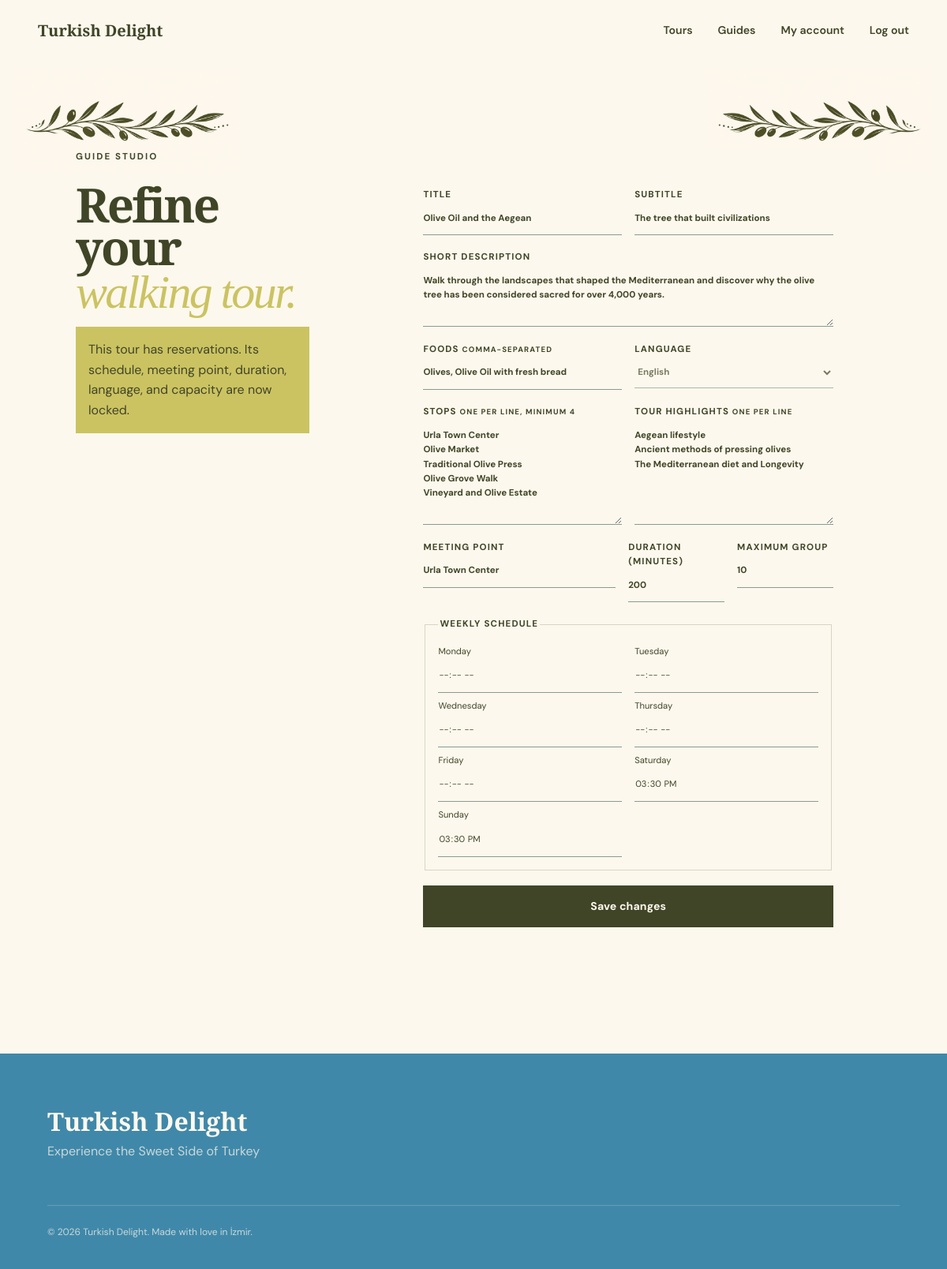
Screenshot of /guide/tour/6/edit (signed in) with the database file from the repository.
### tables this page shows
CREATE TABLE tours (
  id INTEGER PRIMARY KEY AUTOINCREMENT, guide_id INTEGER NOT NULL REFERENCES users(id),
  title TEXT NOT NULL, subtitle TEXT NOT NULL, description TEXT NOT NULL, story TEXT NOT NULL,
  final_message TEXT NOT NULL, foods TEXT NOT NULL, stops TEXT NOT NULL, story_points TEXT NOT NULL,
  meeting_point TEXT NOT NULL, duration INTEGER NOT NULL CHECK(duration > 0),
  language TEXT NOT NULL, capacity INTEGER NOT NULL CHECK(capacity > 0)
);

CREATE TABLE schedules (
  tour_id INTEGER NOT NULL REFERENCES tours(id) ON DELETE CASCADE,
  weekday INTEGER NOT NULL CHECK(weekday BETWEEN 0 AND 6), start_time TEXT NOT NULL,
  PRIMARY KEY(tour_id, weekday)
);

### app.py (the view, shortened to what this page needs)
@app.route("/guide/tour/<int:tour_id>/edit", methods=["GET", "POST"])
@role_required("guide")
def edit_tour(tour_id):
    db = get_db()
    row = tourdb.get_tour(db, tour_id, current_user.id)
    if not row: abort(404)
    has_reservations = tourdb.has_tour_reservations(db, tour_id)
    schedule = tourdb.schedule_map(db, tour_id)
    return render_template("tour_form.html", tour=tour_from_row(row), languages=current_user.languages,
                           schedule=schedule, locked=has_reservations)

### app.py (called while the page is built)
def get_db():
    if "db" not in g:
        g.db = sqlite3.connect(DATABASE)
        g.db.row_factory = sqlite3.Row
        g.db.execute("PRAGMA foreign_keys = ON")
    return g.db

@login_manager.user_loader
def load_user(user_id):
    return userdb.get_user(get_db(), user_id)

def csrf_token():
    if "csrf_token" not in session:
        session["csrf_token"] = secrets.token_hex(24)
    return session["csrf_token"]

@app.before_request
def verify_csrf():
    if request.method == "POST" and request.form.get("csrf_token") != session.get("csrf_token"):
        abort(400, "Invalid or missing form token.")

def role_required(role):
    def decorator(view):
        @wraps(view)
        @login_required
        def wrapped(*args, **kwargs):
            if current_user.role != role:
                abort(403)
            return view(*args, **kwargs)
        return wrapped
    return decorator

def tour_images(tour_id):
    files = sorted((BASE_DIR / "static").glob(f"Tour{tour_id}_*"))
    return [f.name for f in files if f.is_file()]

def guide_image(filename):
    filename = filename or DEFAULT_GUIDE_IMAGE
    relative = Path(filename)
    if relative.is_absolute() or ".." in relative.parts:
        return DEFAULT_GUIDE_IMAGE
    return filename if (BASE_DIR / "static" / relative).is_file() else DEFAULT_GUIDE_IMAGE

def tour_from_row(row):
    tour = dict(row)
    tour["foods"] = json.loads(tour["foods"])
    tour["stops"] = json.loads(tour["stops"])
    tour["story_points"] = json.loads(tour["story_points"])
    tour["images"] = tour_images(tour["id"])
    tour["guide_image"] = guide_image(tour.get("guide_image"))
    return tour

### tourdb.py (called while the page is built)
def get_tour(db, tour_id, guide_id=None):
    query = "SELECT * FROM tours WHERE id=?"
    params = [tour_id]
    if guide_id is not None:
        query += " AND guide_id=?"
        params.append(guide_id)
    return db.execute(query, params).fetchone()

def schedules_for_tour(db, tour_id):
    return db.execute(
        "SELECT weekday,start_time FROM schedules WHERE tour_id=? ORDER BY weekday", (tour_id,)
    ).fetchall()

def schedule_map(db, tour_id):
    return {row["weekday"]: row["start_time"] for row in schedules_for_tour(db, tour_id)}

def has_tour_reservations(db, tour_id):
    return bool(db.execute("SELECT 1 FROM reservations WHERE tour_id=?", (tour_id,)).fetchone())

### userdb.py (called while the page is built)
def get_user(db, user_id):
    row = db.execute("SELECT * FROM users WHERE id=?", (user_id,)).fetchone()
    return User(row) if row else None

### templates/tour_form.html (shortened to what this page needs)
{% extends "base.html" %}
{% block content %}
  <section class="form-page">
    <img
      class="tour-form-decoration tour-form-decoration-left"
      src="{{ url_for('static', filename='decoration2.png') }}"
      alt=""
      aria-hidden="true"
    >
    <img
      class="tour-form-decoration tour-form-decoration-right"
      src="{{ url_for('static', filename='decoration2.png') }}"
      alt=""
      aria-hidden="true"
    >
    <div>
      <p class="eyebrow">Guide studio</p>
      <h1>{{ 'Refine your' if tour else 'Create a new' }}<br><em>walking tour.</em></h1>
      {% if locked %}
        <p class="notice">
          This tour has reservations. Its schedule, meeting point, duration, language, and capacity are now locked.
        </p>
      {% endif %}
    </div>
    <form method="post" enctype="multipart/form-data" class="editor-form">
      <div class="form-row">
        <label>
          Title
          <input name="title" required value="{{ tour.title if tour else '' }}">
        </label>
        <label>
          Subtitle
          <input name="subtitle" required value="{{ tour.subtitle if tour else '' }}">
        </label>
      </div>
      <label>
        Short description
        <textarea name="description" rows="3" required>{{ tour.description if tour else '' }}</textarea>
      </label>
      <div class="form-row">
        <label>
          Foods <small>comma-separated</small>
          <input name="foods" value="{{ tour.foods|join(', ') if tour else '' }}">
        </label>
        <label>
          Language
          <select name="language" required {% if locked %}disabled{% endif %}>
            {% for language in languages %}
              <option {% if tour and tour.language == language %}selected{% endif %}>{{ language }}</option>
            {% endfor %}
          </select>
        </label>
      </div>
      <div class="form-row">
        <label>
          Stops <small>one per line, minimum 4</small>
          <textarea name="stops" rows="6" required>{{ tour.stops|join('\n') if tour else '' }}</textarea>
        </label>
        <label>
          Tour highlights <small>one per line</small>
          <textarea name="story_points" rows="6">{{ tour.story_points|join('\n') if tour else '' }}</textarea>
        </label>
      </div>
      <div class="form-row three">
        <label>
          Meeting point
          <input
            name="meeting_point"
            required
            value="{{ tour.meeting_point if tour else '' }}"
            {% if locked %}readonly{% endif %}
          >
        </label>
        <label>
          Duration (minutes)
          <input
            type="number"
            name="duration"
            min="30"
            required
            value="{{ tour.duration if tour else 120 }}"
            {% if locked %}readonly{% endif %}
          >
        </label>
        <label>
          Maximum group
          <input
            type="number"
            name="capacity"
            min="1"
            required
            value="{{ tour.capacity if tour else 10 }}"
            {% if locked %}readonly{% endif %}
          >
        </label>
      </div>
      <fieldset>
        <legend>Weekly schedule</legend>
        <div class="schedule-grid">
          {% for day in range(7) %}
            <label>
              {{ weekdays[day] }}
              <input
                type="time"
                name="day_{{ day }}"
                value="{{ schedule.get(day, '') }}"
                {% if locked %}readonly{% endif %}
              >
            </label>
          {% endfor %}
        </div>
      </fieldset>
      <button class="button button-dark" type="submit">{{ 'Save changes' if tour else 'Create tour' }}</button>
    </form>
  </section>
{% endblock %}

### static/styles/variables.css (style rules this page uses)
:root { --ink: #404527; --deep: #4088A9; --cream: #FDF8ED; --paper: #FDF8ED; --clay: #84287E; --gold: #CBC362; --sea: #4088A9; --line: rgba(64, 69, 39, .2); --serif: "Playfair Display", Georgia, serif; --sans: "DM Sans", Arial, sans-serif }

### static/styles/base.css (style rules this page uses)
* { box-sizing: border-box }
html { scroll-behavior: smooth }
body { margin: 0; background: var(--paper); color: var(--ink); font-family: var(--sans); font-size: 16px; line-height: 1.6 }
img { display: block; max-width: 100% }
button, input, select, textarea { font: inherit; color: inherit }
button { cursor: pointer }

### static/styles/navigation.css (style rules this page uses)
.button { display: inline-flex; align-items: center; justify-content: center; gap: .5rem; background: var(--gold); color: var(--deep); border: 0; padding: .95rem 1.35rem; font-weight: 700; font-size: .88rem; letter-spacing: .01em; transition: transform .2s, background .2s }
.button-dark { background: var(--ink); color: var(--paper) }

### static/styles/shared-components.css (style rules this page uses)
.eyebrow { text-transform: uppercase; letter-spacing: .18em; font-size: .72rem; font-weight: 700; margin: 0 0 1.5rem }
.hero h1, .auth-panel h1, .dashboard h1, .form-page h1, .error-page h1 { font: 600 clamp(3.5rem, 7.5vw, 7.4rem)/.9 var(--serif); letter-spacing: -.045em; margin: .1em 0 .28em }
.hero h1 em, h2 em, .auth-panel h1 em, .form-page h1 em { color: var(--gold); font-weight: 500 }
.stack-form, .editor-form { display: flex; flex-direction: column; gap: 1.2rem }
.stack-form>label, .editor-form>label, .form-row label, .mini-form label, .booking-card label { font-size: .72rem; font-weight: 700; text-transform: uppercase; letter-spacing: .1em }
.stack-form input, .editor-form input, .editor-form textarea, .editor-form select, .mini-form input, .booking-card select, .booking-card input { display: block; width: 100%; border: 0; border-bottom: 1px solid rgba(23, 63, 58, .5); background: transparent; padding: .7rem 0; outline: none; text-transform: none; letter-spacing: normal }

### static/styles/tour-account-components.css (style rules this page uses)
.form-row { display: grid; grid-template-columns: 1fr 1fr; gap: 1rem }
.form-row.three { grid-template-columns: 2fr 1fr 1fr }
.auth-panel fieldset, .editor-form fieldset { border: 1px solid var(--line); padding: 1rem }
.auth-panel legend, .editor-form legend { font-size: .72rem; font-weight: 700; text-transform: uppercase; letter-spacing: .1em }
.form-page { padding: 7rem 8vw; display: grid; grid-template-columns: .65fr 1.35fr; gap: 8vw; position: relative; overflow: hidden }
.tour-form-decoration { position: absolute; top: .5rem; width: min(24vw, 310px); height: auto; pointer-events: none; user-select: none }
.tour-form-decoration-left { left: 1.5vw }
.tour-form-decoration-right { right: 1.5vw; transform: scaleX(-1) }
.form-page>div, .form-page>form { position: relative; z-index: 1 }
.form-page h1 { font-size: clamp(3rem, 5vw, 5rem) }
.editor-form { background: var(--cream); padding: 3rem }
.editor-form textarea { resize: vertical }
.schedule-grid { display: grid; grid-template-columns: repeat(2, 1fr); gap: .5rem 1rem }
.schedule-grid label { font-size: .7rem }
.notice { background: var(--gold); padding: 1rem }

### rows the page displays
tours: title "Olive Oil and the Aegean", subtitle "The tree that built civilizations", description "Walk through the landscapes that shaped the Mediterranean and discover why the olive tree has been considered sacred for over 4,000 years.", language "English", meeting_point "Urla Town Center", duration "200", capacity "10"
schedules: get "15:30"
schedules: get "15:30"

### other values shown
{{ 'Refine your' if tour else 'Create a new' }} "Refine your"
{{ weekdays[day] }} "Monday" "Tuesday" "Wednesday" "Thursday" "Friday" "Saturday" "Sunday"
{{ 'Save changes' if tour else 'Create tour' }} "Save changes"
